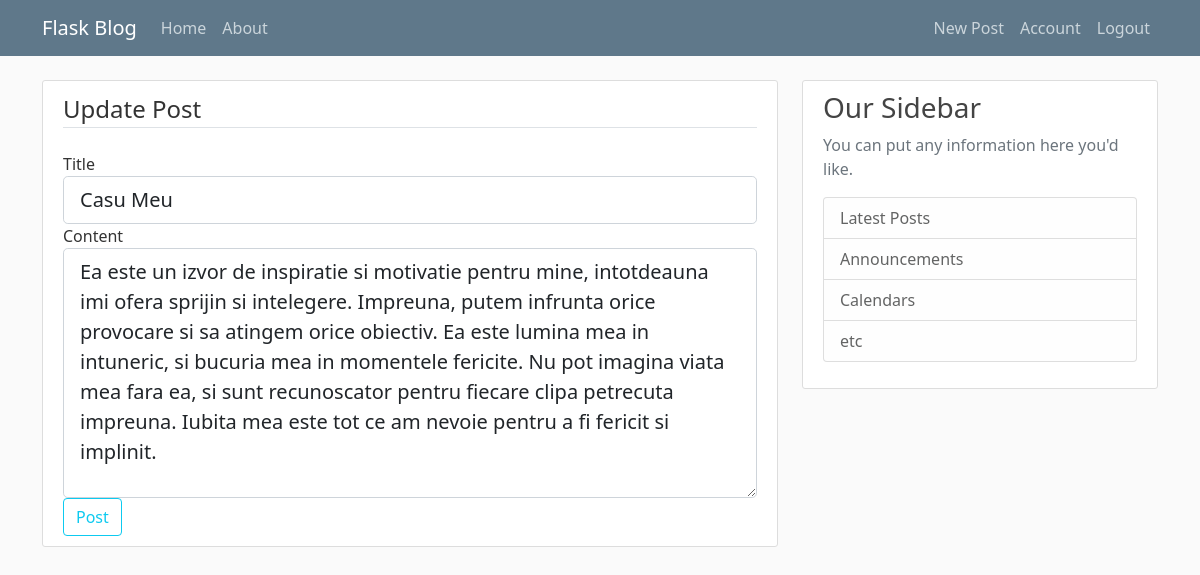
The app's page /post/3/update (signed in) with its own data.
### flaskblog/models.py (models this page shows, shortened)
class Post(db.Model):
    id = db.Column(db.Integer, primary_key=True)
    title = db.Column(db.String(100), nullable=False)
    date_posted = db.Column(db.DateTime, nullable=False, default=datetime.utcnow)
    content = db.Column(db.Text, nullable=False)
    user_id = db.Column(db.Integer, db.ForeignKey('user.id'), nullable=False)

### flaskblog/routes.py (the view)
@app.route('/post/<int:post_id>/update', methods=['GET', 'POST'])
@login_required
def update_post(post_id):
    post = Post.query.get_or_404(post_id)
    if post.author != current_user:
        abort(403)
    form = PostForm()
    if form.validate_on_submit():
        post.title=form.title.data
        post.content=form.content.data
        db.session.commit()
        flash('Your post has been updated!','success')
        return redirect(url_for('post',post_id=post.id))
    elif request.method=='GET':
        form.title.data=post.title
        form.content.data=post.content
    return render_template('create_post.html', title='Update Post',
                            form=form, legend='Update Post')

### flaskblog/forms.py
class PostForm(FlaskForm):
    title = StringField('Title', validators=[DataRequired()])
    content = TextAreaField('Content' , validators=[DataRequired()])
    submit = SubmitField('Post')

### flaskblog/models.py (called while the page is built)
@login_manager.user_loader
def load_user(user_id):
    return User.query.get(int(user_id))

### flaskblog/templates/create_post.html (shortened to what this page needs)
{% extends "layout.html"%}
{% block content %}
<div class="content-section">
    <form action="" method="POST">
        <fieldset class="form-group">
            <legend class="border-bottom mb-4">{{legend}}</legend>
            <div class="form-group">
                {{ form.title.label(class="form-control-label") }}
                {% if form.title.errors %}
                {{ form.title(class="form-control form-control-lg is-invalid") }}
                <div class="invalid-feedback">
                    {% for error in form.title.errors %}
                    <span>{{ error }}</span>
                    {% endfor %}
                </div>
                {% else %}
                {{ form.title(class="form-control form-control-lg") }}
                {% endif %}
            </div>
            <div class="form-group">
                {{ form.content.label(class="form-control-label") }}
                {% if form.content.errors %}
                    {{ form.content(class="form-control form-control-lg is-invalid",style="height:250px") }}
                    <div class="invalid-feedback">
                        {% for error in form.content.errors %}
                        <span>{{ error }}</span>
                        {% endfor %}
                    </div>
                {% else %}
                    {{ form.content(class="form-control form-control-lg",style="height:250px") }}
                {% endif %}
            </div>
        </fieldset>
        <div class="form-group">
            {{ form.submit(class="btn btn-outline-info") }}
        </div>
    </form>
</div>
{% endblock content %}

### flaskblog/static/main.css (style rules this page uses)
body { background: #fafafa; color: #333333; margin-top: 5rem; }
.content-section { background: #ffffff; padding: 10px 20px; border: 1px solid #dddddd; border-radius: 3px; margin-bottom: 20px; }

### records on screen
Post: title "Casu Meu", content "Ea este un izvor de inspiratie si motivatie pentru mine, intotdeauna imi ofera sprijin si intelegere. Impreuna, putem infrunta orice provocare si sa atingem orice obiectiv. Ea este lumina mea in intuneric, si bucuria mea in momentele fericite. Nu pot imagina viata mea fara ea, si sunt recunoscator pentru fiecare clipa petrecuta impreuna. Iubita mea este tot ce am nevoie pentru a fi fericit si implinit."

### other values on screen
{{ legend }} "Update Post"
